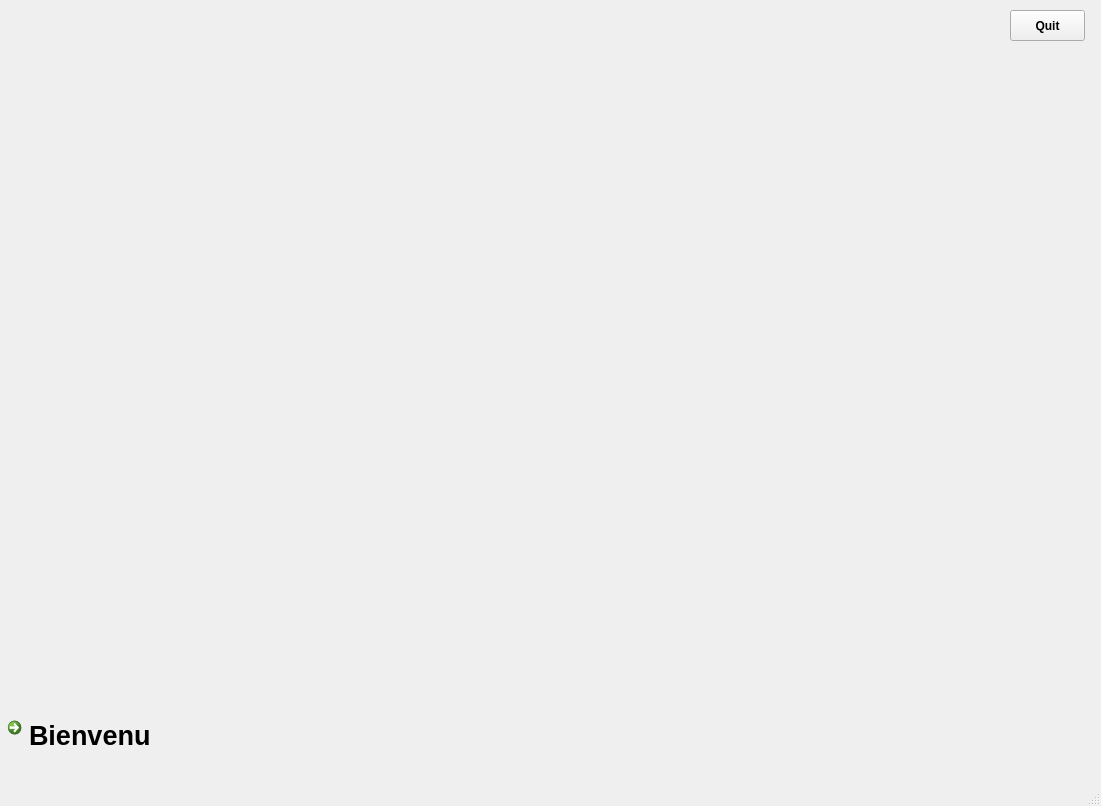
<?xml version="1.0" encoding="UTF-8"?>
<ui version="4.0">
 <class>MainWindow</class>
 <widget class="QMainWindow" name="MainWindow">
  <property name="geometry">
   <rect>
    <x>0</x>
    <y>0</y>
    <width>1101</width>
    <height>806</height>
   </rect>
  </property>
  <property name="windowTitle">
   <string>application desktop</string>
  </property>
  <property name="animated">
   <bool>false</bool>
  </property>
  <widget class="QWidget" name="centralwidget">
   <widget class="QLabel" name="label_ph">
    <property name="geometry">
     <rect>
      <x>-10</x>
      <y>-170</y>
      <width>1271</width>
      <height>1031</height>
     </rect>
    </property>
    <property name="sizePolicy">
     <sizepolicy hsizetype="Preferred" vsizetype="Maximum">
      <horstretch>0</horstretch>
      <verstretch>0</verstretch>
     </sizepolicy>
    </property>
    <property name="text">
     <string/>
    </property>
   </widget>
   <widget class="QCommandLinkButton" name="bienvenu">
    <property name="geometry">
     <rect>
      <x>0</x>
      <y>710</y>
      <width>211</width>
      <height>51</height>
     </rect>
    </property>
    <property name="font">
     <font>
      <family>Segoe UI</family>
      <pointsize>20</pointsize>
      <weight>75</weight>
      <bold>true</bold>
     </font>
    </property>
    <property name="toolTip">
     <string>&lt;html&gt;&lt;head/&gt;&lt;body&gt;&lt;p&gt;&lt;span style=&quot; font-size:16pt; font-style:italic; text-decoration: underline; color:#ffffff;&quot;&gt;Bienvenu&lt;/span&gt;&lt;/p&gt;&lt;/body&gt;&lt;/html&gt;</string>
    </property>
    <property name="styleSheet">
     <string notr="true">QPushButton::hover
{
	background-color: qlineargradient(spread:pad, x1:0, y1:0.511, x2:1, y2:0.511, stop:0 rgba(0, 207, 179, 255),stop:1 rgb(108, 135, 255));

}</string>
    </property>
    <property name="text">
     <string>Bienvenu</string>
    </property>
   </widget>
   <widget class="QPushButton" name="pushButton">
    <property name="geometry">
     <rect>
      <x>1010</x>
      <y>10</y>
      <width>75</width>
      <height>31</height>
     </rect>
    </property>
    <property name="font">
     <font>
      <weight>75</weight>
      <italic>false</italic>
      <bold>true</bold>
     </font>
    </property>
    <property name="text">
     <string>Quit</string>
    </property>
    <property name="icon">
     <iconset>
      <normaloff>data-patent-text-computer-network-intellectual-property.jpg</normaloff>data-patent-text-computer-network-intellectual-property.jpg</iconset>
    </property>
    <property name="iconSize">
     <size>
      <width>25</width>
      <height>25</height>
     </size>
    </property>
    <property name="checkable">
     <bool>false</bool>
    </property>
    <property name="default">
     <bool>false</bool>
    </property>
   </widget>
  </widget>
  <widget class="QMenuBar" name="menubar">
   <property name="geometry">
    <rect>
     <x>0</x>
     <y>0</y>
     <width>1101</width>
     <height>22</height>
    </rect>
   </property>
  </widget>
  <widget class="QStatusBar" name="statusbar"/>
 </widget>
 <resources/>
 <connections/>
</ui>
